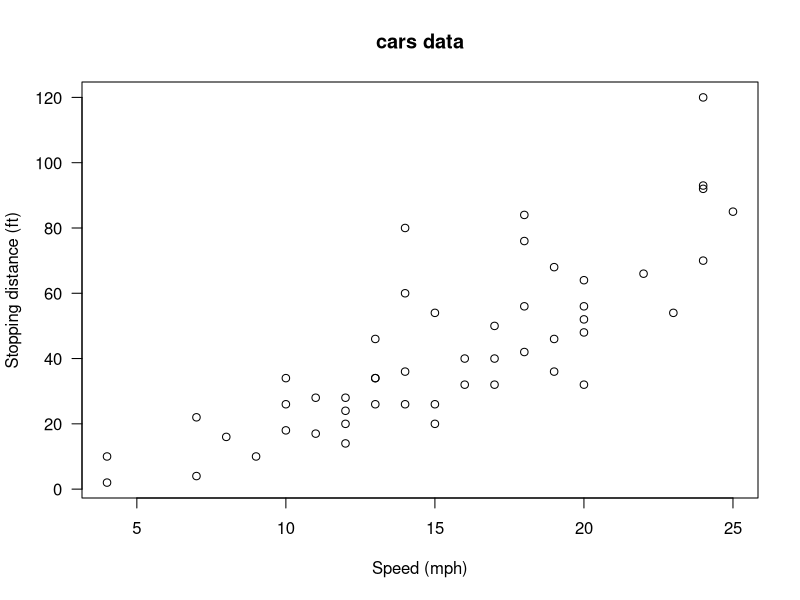
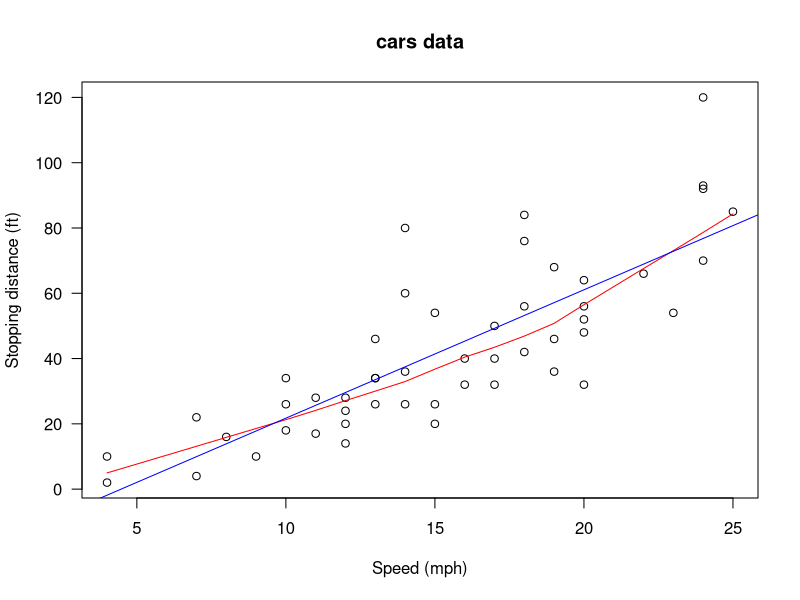
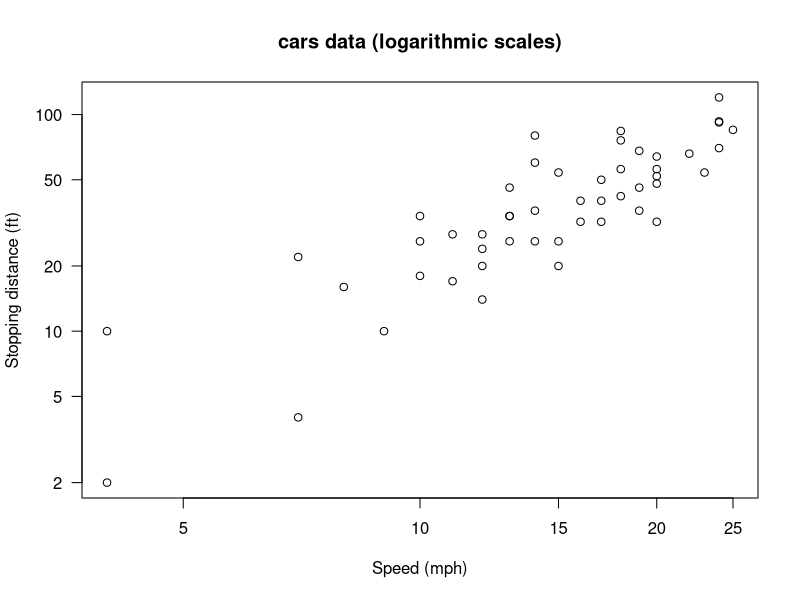
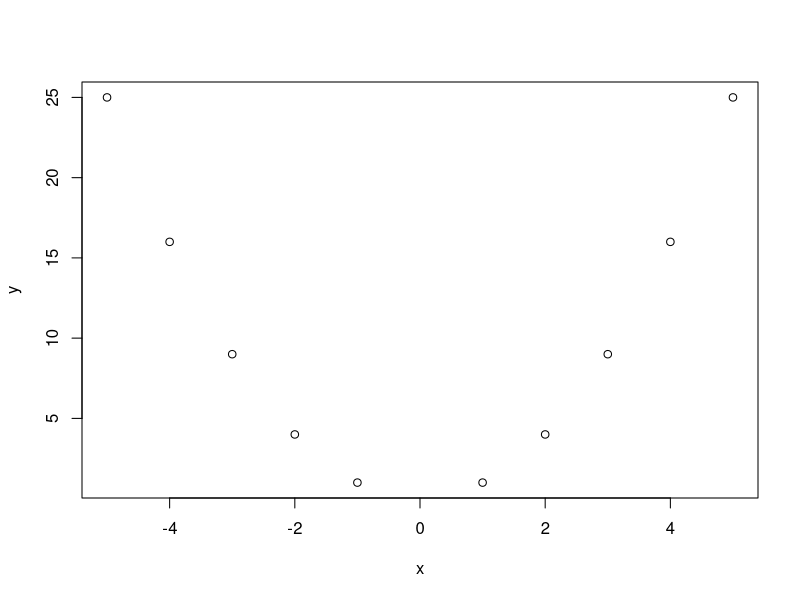
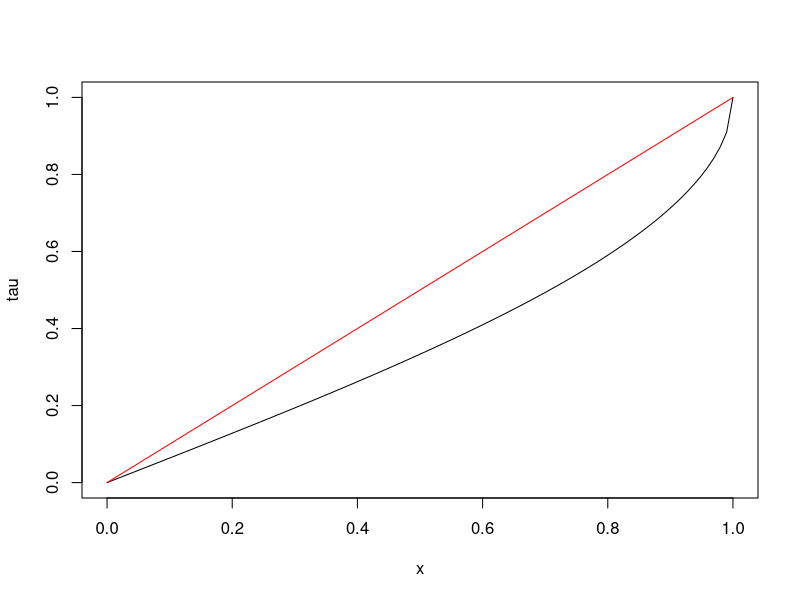

These charts were generated, in order, by the following R code:
## ---- chunk 1
knitr::opts_chunk$set(echo = FALSE)
## ---- chunk 2
library(MASS)
attach(cars)
head(cars)
## ---- chunk 3
require(stats); require(graphics)
plot(cars, xlab = "Speed (mph)", ylab = "Stopping distance (ft)",
     las = 1)
title(main = "cars data")
## ---- chunk 4
require(stats); require(graphics)
plot(cars, xlab = "Speed (mph)", ylab = "Stopping distance (ft)",
     las = 1)
lines(lowess(cars$speed, cars$dist, f = 2/3, iter = 3), col = "red")
abline(lm(cars$dist ~ cars$speed),col="blue")
title(main = "cars data")
## ---- chunk 5
cor(cars$speed,cars$dist)
cor.test(cars$speed,cars$dist)
## ---- chunk 6
plot(cars, xlab = "Speed (mph)", ylab = "Stopping distance (ft)",
     las = 1, log = "xy")
title(main = "cars data (logarithmic scales)")
## ---- chunk 7
cor(log(cars$speed),log(cars$dist))
cor.test(log(cars$speed),log(cars$dist))
## ---- chunk 8
x = c(-5,-4,-3,-2,-1,1,2,3,4,5);y = x^2 
cor(x,y)
## ---- chunk 9
plot(x,y,type="p")
## ---- chunk 10
x = seq(1,7)
y = x^4
cor(x,y)
## same as cor(x,y,method="pearson")
cor(x,y,method="pearson")
## ---- chunk 11
cor(rank(x),rank(y))
## same as cor(x,y,method="spearman")
cor(x,y,method="spearman")
## ---- chunk 12
cor(cars$speed,cars$dist)
cor(log(cars$speed),log(cars$dist))
## ---- chunk 13
cor(cars$speed,cars$dist,method="spearman")
cor(log(cars$speed),log(cars$dist),method="spearman")
cor((cars$speed)^2,(cars$dist)^2,method="spearman")
## ---- chunk 14
cor.test(cars$speed,cars$dist,method="spearman")
## ---- chunk 15
x = seq(0,1,length.out = 100)
tau = 2/pi*asin(x)
plot(x,tau,type="l")
lines(x,x,col="red")
## ---- chunk 16
cor(cars$speed,cars$dist,method="kendall")
cor(log(cars$speed),log(cars$dist),method="kendall")
cor((cars$speed)^2,(cars$dist)^2,method="kendall")
## ---- chunk 17
x = c(1,	5,	9,	7,	4,	6,	8,	2,	3)
y = c(4,	3,	6,	8,	2,	7,	9,	1,	5)
cor(x,y, method = "spearman")
cor.test(x,y, method = "spearman")
## ---- chunk 18
x = c(1,5,9,7,4,6,8,2,3)
y = c(4,3,6,8,2,7,9,1,5)
n = length(x)
r_s = cor(x,y, method = "spearman")
(normal.p.value = 2*(1 - pnorm(sqrt(length(x)-1)*r_s)))
(t.p.value = 2*(1 - pt((r_s*sqrt(n-2))/sqrt(1-r_s^2),df = n-2)))
## ---- chunk 19
x = c(1,	5,	9,	7,	4,	6,	8,	2,	3)
y = c(4,	3,	6,	8,	2,	7,	9,	1,	5)
cor.test(x,y, method = "kendall")
## ---- chunk 20
x = c(1,5,9,7,4,6,8,2,3)
y = c(4,3,6,8,2,7,9,1,5)
n = length(x)
T = cor(x,y, method = "kendall")
Z = 3*sqrt(n*(n-1))*T/sqrt(2*(2*n+5))
normal.p.value = 2*(1 - pnorm(Z))
cat("P value = ", normal.p.value, "\n")
## ---- chunk 21
year = seq(1945,1985,by=5)
divorce.rate = c(3.5,	2.6,	2.3,	2.2,	2.5,	3.6,
                 4.8,	5.2,	5)
cor.test(year,divorce.rate, method = "kendall")
## ---- chunk 22
year = seq(1945,1985,by=5)
divorce.rate = c(3.5,	2.6,	2.3,	2.2,	2.5,	3.6,	
                 4.8,	5.2,	5)
cor.test(year,divorce.rate, method = "spearman")
